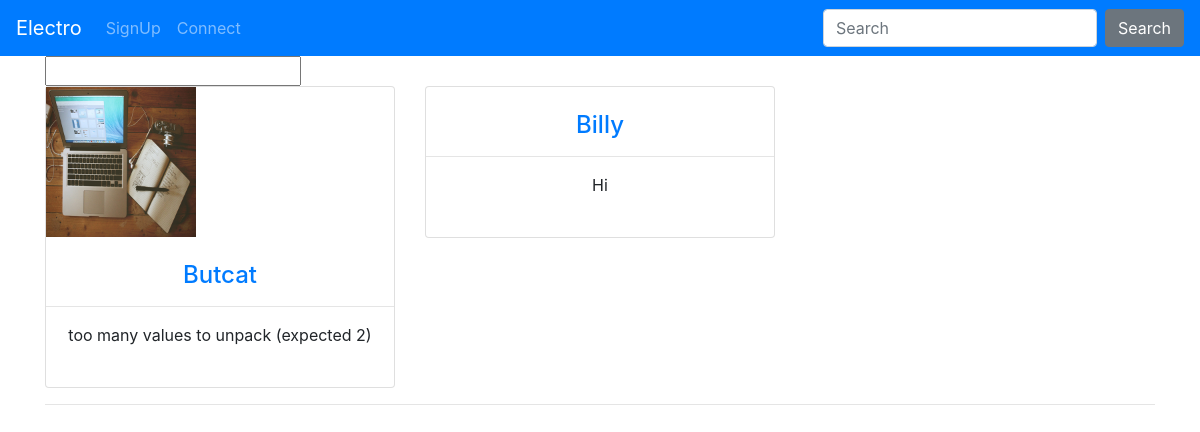
The page /electro/user on the database as committed earlier.
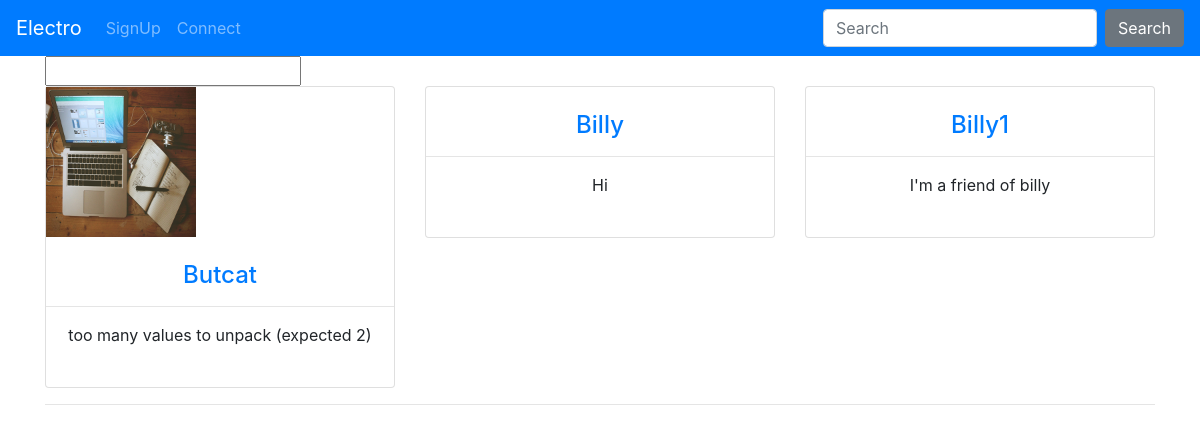
The same page on the database as committed later.
### electro_social/models.py (models this page shows, shortened)
class UserInfo(models.Model):
    user = models.OneToOneField(settings.AUTH_USER_MODEL,
    on_delete=models.CASCADE)
    profile_picture = models.ImageField(upload_to='img', blank=True)
    description = models.TextField(blank=True)
    friends = models.ManyToManyField('UserInfo', blank=True)
    class Meta():
        ordering = ['user']

### electro_social/views.py (the view)
# urls.py: path('user', views.DisplayUserInfoView.as_view(), name='user'),
class DisplayUserInfoView(ListView):
    model = UserInfo
    form_class = UserProfileSearchForm
    template_name = 'users/user_profile.html'
    context_object_name = 'infos'
    def get_queryset(self):
        form = self.form_class(self.request.GET)
        if form.is_valid():
            return UserInfo.objects.filter(user__username__icontains=form.cleaned_data['user'])
        return UserInfo.objects.all()

### electro_social/templates/users/user_profile.html (shortened to what this page needs)
{% extends 'base.html' %}
{% load static %}
{% block page_content %}
<div class="container" id="padding">
  <form method="GET">
    <input id="user" type="text" name="user">
  </form>
</div>
<div class="container">
  {%  for info in infos  %}
  {% if forloop.counter0|divisibleby:3 %} <div class="row text-center"> {%  endif %}
    <div class="col-md-4">
      <div class="card">
        {% if info.profile_picture %}
        <img class="card-image-top" src="{{ info.profile_picture.url }}" id="profile-picture">
        {% endif %}
        <div class="card-content">
          <br>
          <h4><a href="{% url 'electro:detail' info.user.pk %}">{{ info.user }}</a></h4>
          <hr>
          <p>{{ info.description }}</p>
          <br>
        </div>
      </div>
    </div>
    {%  if forloop.counter|divisibleby:3 or forloop.last %}</div><hr>{%  endif %}
    {%  endfor %}
  </div>
{% endblock %}

Rows that differ between the two databases and show on the page:
added UserInfo: user "Billy1", description "I'm a friend of billy"
